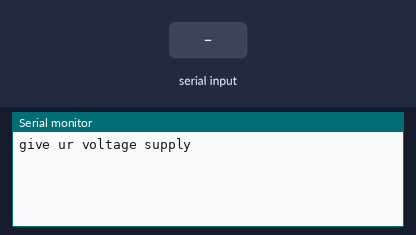
The sketch below on a simulated Arduino Uno, built with avr-gcc and run on an emulated ATmega328P. Shown: the last lines printed to the serial monitor. Inputs (shaded band) come from the test bench.

Above: at 1.2 s.
1.3 s: "90,45,200\n" received over Serial
At 2.2 s:
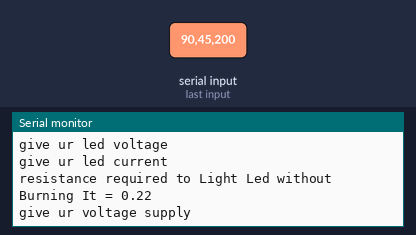
At 3.8 s:
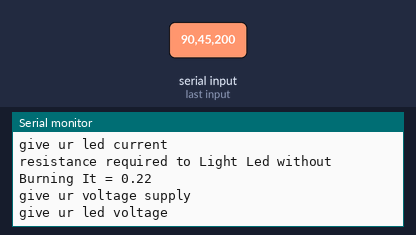

The sketch:

sketch_jul13b.ino
```cpp
float find_the_resistance_required_to_light_led_without_burning_it(float voltage_supply, float voltage_led, float current_led) {
  return (voltage_supply - voltage_led) / current_led;

}

float a = 0;
float b = 0;
float c = 0;
float result = 0;
float test = 0;

void setup() {
  Serial.begin(9600);

}

void loop() {
  Serial.println("give ur voltage supply");

  while (!Serial.available());
  a = Serial.parseFloat();
  Serial.println("give ur led voltage");

  while (!Serial.available());
  b = Serial.parseFloat();
  Serial.println("give ur led current");

  while (!Serial.available()) ;
  c = Serial.parseFloat();


  if (a != 0 && b != 0 && c != 0) {
    result = find_the_resistance_required_to_light_led_without_burning_it(a, b, c);
    Serial.print("resistance required to Light Led without Burning It = ");
    Serial.println(result);
  }

}
```

Measured:
- after the input at 1.3 s, the serial monitor: prints a new line at once (image 1)
